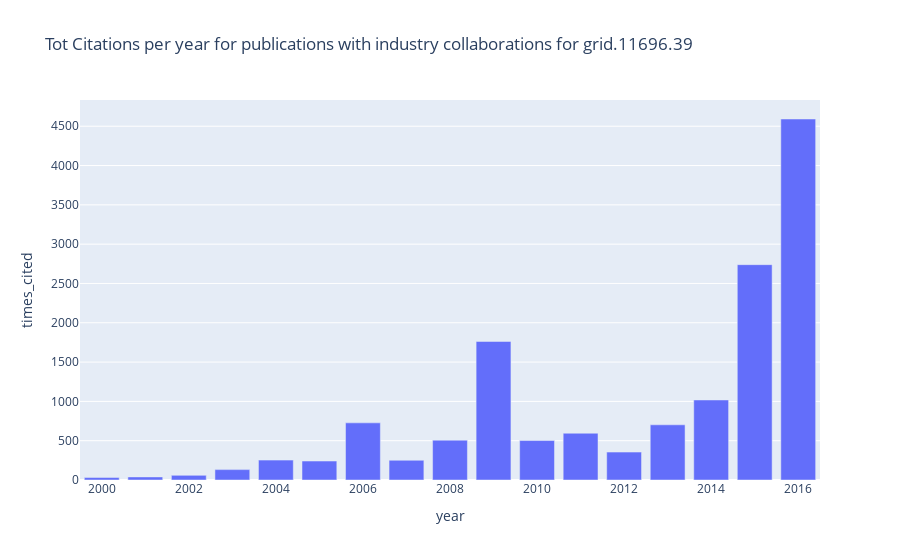

This figure's notebook cell:
### Markdown cell above
### 3.2 Citations from Industry Collaboration

### Code cell
pubs_grouped = pubs.groupby(['year'], as_index=False).sum()
px.bar(pubs_grouped, 
       x="year", 
       y="times_cited",
       title=f"Tot Citations per year for publications with industry collaborations for {GRIDID}")

### Figure 1 — Plotly figure (JSON) as saved in the notebook; plotly's stock layout.template omitted (floating-point values rounded to 4 significant figures)
{"data": [{"alignmentgroup": "True", "hovertemplate": "year=%{x}<br>times_cited=%{y}<extra></extra>", "legendgroup": "", "marker": {"color": "#636efa"}, "name": "", "offsetgroup": "", "orientation": "v", "showlegend": false, "textposition": "auto", "type": "bar", "x": [2000, 2001, 2002, 2003, 2004, 2005, 2006, 2007, 2008, 2009, 2010, 2011, 2012, 2013, 2014, 2015, 2016], "xaxis": "x", "y": [31, 39, 59, 132, 253, 241, 727, 251, 507, 1762, 502, 595, 355, 702, 1018, 2739, 4592], "yaxis": "y"}], "layout": {"autosize": true, "barmode": "relative", "legend": {"tracegroupgap": 0}, "title": {"text": "Tot Citations per year for publications with industry collaborations for grid.11696.39"}, "xaxis": {"anchor": "y", "autorange": true, "domain": [0, 1], "range": [2000.0, 2016.0], "title": {"text": "year"}, "type": "linear"}, "yaxis": {"anchor": "x", "autorange": true, "domain": [0, 1], "range": [0, 4834.0], "title": {"text": "times_cited"}, "type": "linear"}}}
